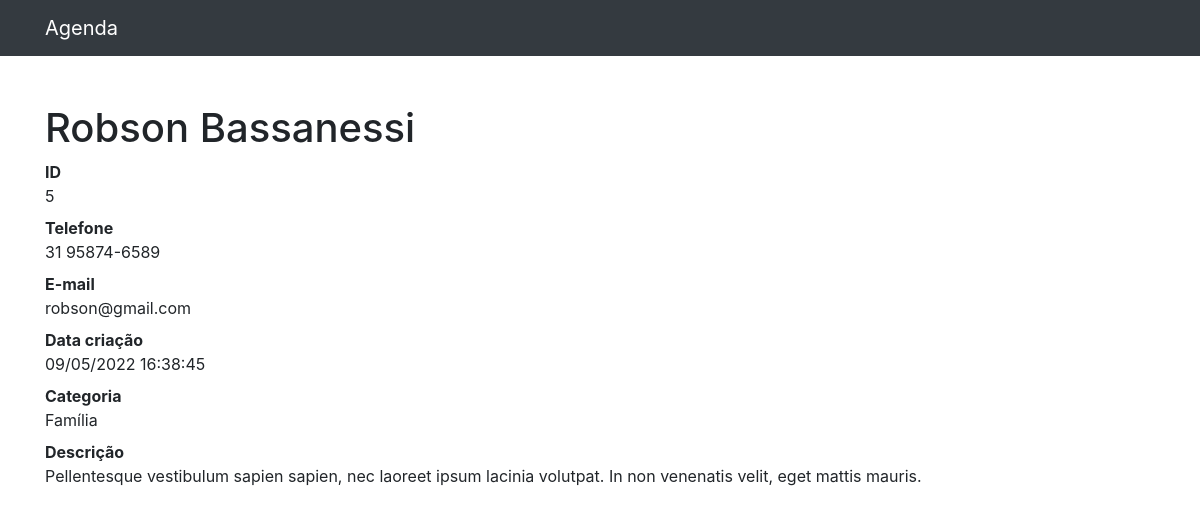
The page /5 on the database its author committed.
### contatos/models.py (models this page shows, shortened)
class Contato(models.Model):
    nome = models.CharField(max_length=255)
    sobrenome = models.CharField(max_length=255, blank=True)
    telefone = models.CharField(max_length=255)
    email = models.CharField(max_length=255, blank=True)
    data_criacao = models.DateTimeField(default=timezone.now)
    descricao = models.TextField(blank=True)
    categoria = models.ForeignKey(Categoria, on_delete=models.DO_NOTHING)
    mostrar = models.BooleanField(default=True)

class Categoria(models.Model):
    nome = models.CharField(max_length=255)
    def __str__(self):
        return self.nome

### contatos/views.py (the view)
# urls.py: path('<int:contato_id>', views.ver_contato, name='ver_contato'),
def ver_contato(request, contato_id):
    contato = get_object_or_404(Contato, id=contato_id)
    return render(request, 'contatos/ver_contato.html', {
        'contato': contato
    })

### contatos/templates/contatos/ver_contato.html
{% extends 'base.html' %}
{%block conteudo%}
<h1 class="mt-5">{{ contato.nome }} {{ contato.sobrenome }}</h1>
<dl>
  <dt>ID</dt>
  <dd>{{ contato.id }}</dd>
  <dt>Telefone</dt>
  <dd>{{ contato.telefone }}</dd>
  <dt>E-mail</dt>
  <dd>{{ contato.email }}</dd>
  <dt>Data criação</dt>
  <dd>{{ contato.data_criacao|date:'d/m/Y H:i:s' }}</dd>
  <dt>Categoria</dt>
  <dd>{{ contato.categoria }}</dd>
  <dt>Descrição</dt>
  <dd>{{ contato.descricao }}</dd>
</dl>
{%endblock%}

### rows shown on the page
Contato: nome "Robson", sobrenome "Bassanessi", id "5", telefone "31 95874-6589", email "robson@gmail.com", data_criacao "09/05/2022 16:38:45", categoria "Família", descricao "Pellentesque vestibulum sapien sapien, nec laoreet ipsum lacinia volutpat. In non venenatis velit, eget mattis mauris."
